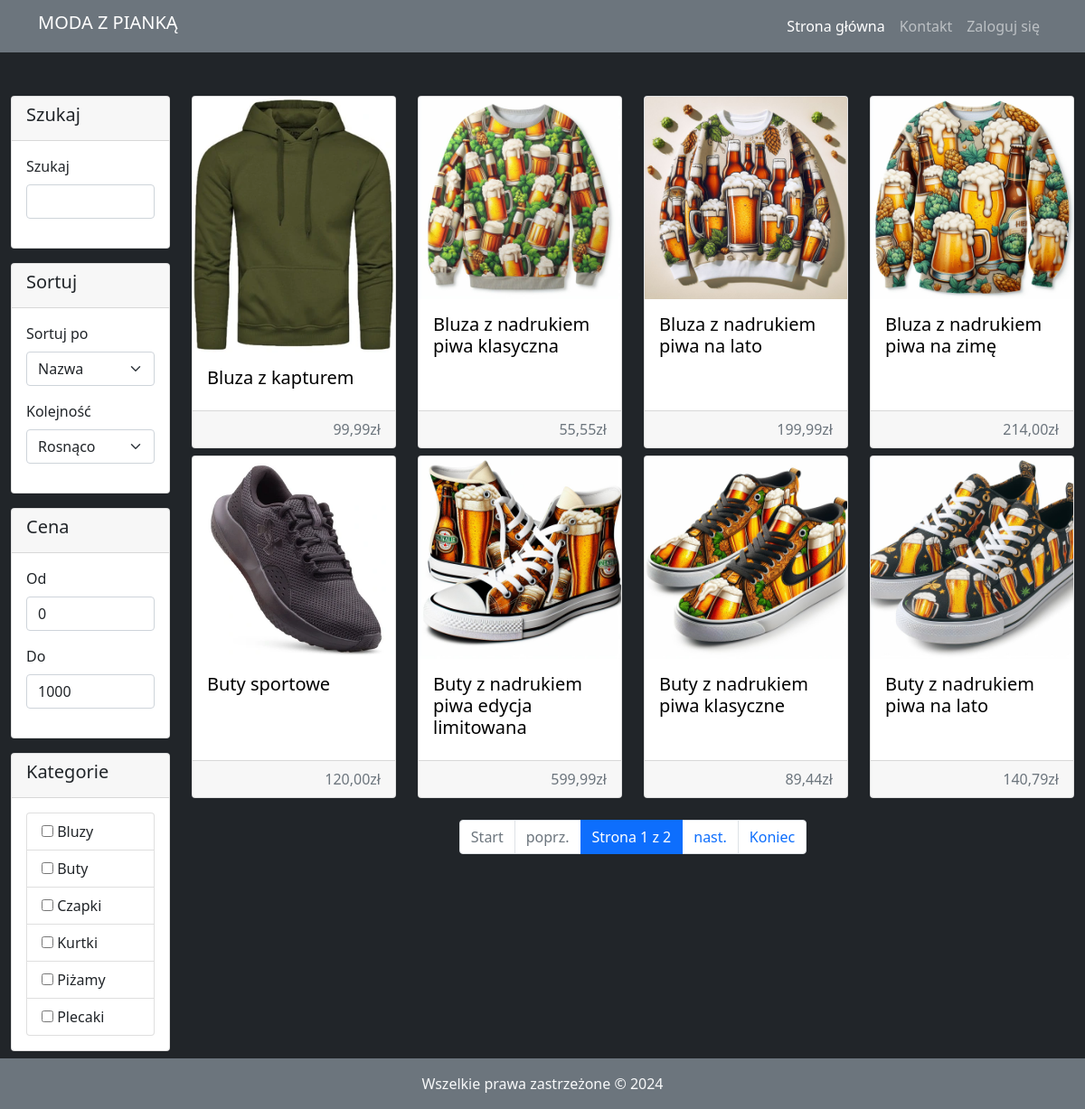
The page / on the database its author committed.
### product/models.py (models this page shows, shortened)
class Category(models.Model):
    name = models.CharField(max_length=255)
    slug = models.SlugField()
    class Meta:
        ordering = ('name',)

class Product(models.Model):
    category = models.ForeignKey(Category, related_name='products', on_delete=models.CASCADE)
    name = models.CharField(max_length=255)
    slug = models.SlugField()
    description = models.TextField(blank=True, null=True)
    price = models.DecimalField(max_digits=6, decimal_places=2)
    image = models.ImageField(upload_to='uploads/', blank=True, null=True)
    thumbnail = models.ImageField(upload_to='uploads/', blank=True, null=True)
    date_added = models.DateTimeField(auto_now_add=True)
    class Meta:
        ordering = ('-date_added',)

### shop/views.py (the view)
# urls.py: path('', ShopMainPage.as_view(), name='home'),
class ShopMainPage(View):
    template_name = 'shop/index.html'
    SORT_ORDER = {
        'asc': '',
        'desc': '-'
    }
    def get(self, request, *args, **kwargs):
        search_by_name = request.GET.get('search') or ''
        sort_by = request.GET.get('sort') or 'name'
        sort_order = request.GET.get('order') or 'asc'
        price_from = request.GET.get('price_from') or 0
        price_to = request.GET.get('price_to') or 1000
        selected_categories = request.GET.getlist('categories') or []
        if selected_categories != []:
            selected_categories = selected_categories[0]
            selected_categories = [int(category) for category in selected_categories.split(',') if category != '']
        products = Product.objects.all()
        products = products.order_by(self.SORT_ORDER[sort_order] + sort_by)
        products = products.filter(price__gte=price_from, price__lte=price_to)
        products = products.filter(category__id__in=selected_categories) if selected_categories else products
        products = products.filter(name__icontains=search_by_name) if search_by_name else products
        categories = Category.objects.all()
        paginator = Paginator(products, 8)
        page_number = request.GET.get('page')
        page_obj = paginator.get_page(page_number)
        content ={
            'user': request.user,
            'page_obj': page_obj,
            'search': search_by_name,
            'categories': categories,
            'selected_categories': selected_categories,
            'sort': {
                'by': sort_by,
                'order': sort_order,
                'price_from': price_from,
                'price_to': price_to,
            },
        }
        return render(request, self.template_name, content)

### shop/cart.py (called while the page is built)
    def __len__(self):
        return len(self.cart)

### shop/context_processors.py (called while the page is built)
def cart(request):
	return {'cart': Cart(request)}

### shop/templates/shop/index.html (shortened to what this page needs)
{% extends "base.html" %}
{% load static %}
{% load crispy_forms_tags %}
{% block content %}
<main>
	<div class="container-fluid" data-test="{{ resultState }}">
		<div class="row">
			<div class="col-2">
				<div class="row text-dark">
					<div class="col-12">
						<div class="card">
							<div class="card-header">
								<h5 class="card-title">Szukaj</h5>
							</div>
							<div class="card-body">
								<div class="mb-3">
									<label for="search" class="form-label">Szukaj</label>
									<input type="text" class="form-control" id="search" name="search" value="{% if search %}{{ search }}{% endif %}">
								</div>
							</div>
						</div>
					</div>
                    <div class="col-12 mt-3">
                        <div class="card">
                            <div class="card-header">
                                <h5 class="card-title">Sortuj</h5>
                            </div>
                            <div class="card-body">
								<div class="mb-3">
									<label for="sort" class="form-label">Sortuj po</label>
									<select class="form-select" id="sort" name="sort">
										<option value="name" {% if sort.by == 'name' %}selected{% endif %}>Nazwa</option>
									</select>
								</div>
								<div class="mb-3">
									<label for="order" class="form-label">Kolejność</label>
									<select class="form-select" id="order" name="order">
										<option value="asc" {% if sort.order == 'asc' %}selected{% endif %}>Rosnąco</option>
									</select>
								</div>
                            </div>
                        </div>
                    </div>
                    <div class="col-12 mt-3">
                        <div class="card">
                            <div class="card-header">
                                <h5 class="card-title">Cena</h5>
                            </div>
                            <div class="card-body">
								<div class="mb-3">
									<label for="price_from" class="form-label">Od</label>
									<input type="number" class="form-control" id="price_from" name="price_from" value="{% if sort.price_from %}{{sort.price_from}}{% else %}0{% endif %}">
								</div>
								<div class="mb-3">
									<label for="price_to" class="form-label">Do</label>
									<input type="number" class="form-control" id="price_to" name="price_to" value="{% if sort.price_to %}{{sort.price_to}}{% else %}1000{% endif %}">
								</div>
                            </div>
                        </div>
                    </div>
                    <div class="col-12 mt-3 mb-2">
                        <div class="card">
                            <div class="card-header">
                                <h5 class="card-title">Kategorie</h5>
                            </div>
                            <div class="card-body">
                                <ul class="list-group">
                                    {% for category in categories %}
                                    <li class="list-group-item" id="categories">
                                        <input type="checkbox" name="category" value="{{ category.id }}" {% if category.id in selected_categories %}checked{% endif %}>
                                        {{ category.name }}
                                    </li>
                                    {% endfor %}
                                </ul>
                            </div>
                        </div>
                    </div>
				</div>
			</div>
			<div class="col-10">
				<div class="row">
					{% if not page_obj %}
					<div class="alert alert-info" role="alert">
						Brak produktów w sklepie
					</div>
					{% else %}
					{% for product in page_obj %}
					<div class="col-3 mb-2">
						<a href="/product/{{ product.id }}" class="card w-100 h-100" style="text-decoration: none; color: black;">
							<div class="card-img-wrapper">
								<img class="card-img-top" alt="{{ product.name }}" src="{{ product.image.url }}">
							</div>
							<div class="card-body">
								<h5 data-test="product-name" class="card-title">{{ product.name }}</h5>
							</div>
							<div class="card-footer">
								<span class="float-end text-muted">
									<span data-test="product-price">
										{{ product.price|floatformat:2 }}zł
									</span>
								</span>
							</div>
						</a>
					</div>
					{% endfor %}
					<div class="my-3">
						<nav aria-label="Page navigation example mt-5">
							<ul class="pagination justify-content-center">
								{% if page_obj.has_previous %}
								<li class="page-item">
									<a class="page-link" href="?page=1" tabindex="-1">Start</a>
								</li>
								<li class="page-item">
									<a class="page-link" href="?page={{ page_obj.previous_page_number }}">poprz.</a>
								</li>
								{% else %}
								<li class="page-item disabled">
									<a class="page-link" href="#" tabindex="-1">Start</a>
								</li>
								<li class="page-item disabled">
									<a class="page-link" href="#">poprz.</a>
								</li>
								{% endif %}
								<li class="page-item active">
									<a class="page-link" href="#">Strona {{ page_obj.number }} z {{ page_obj.paginator.num_pages }}</a>
								</li>
								{% if page_obj.has_next %}
								<li class="page-item">
									<a class="page-link" href="?page={{ page_obj.next_page_number }}">nast.</a>
								</li>
								<li class="page-item">
									<a class="page-link" href="?page={{ page_obj.paginator.num_pages }}">Koniec</a>
								</li>
								{% endif %}
							</ul>
						</nav>
					</div>
					{% endif %}
				</div>
			</div>
		</div>
	</div>
</main>
{% endblock %}

### templates/base.html (shortened to what this page needs)
{% load static %}
<!DOCTYPE html>
<html lang="en">
<head>
    <link rel="stylesheet" href="{% static 'css/bootstrap.min.css' %}">
    <link rel="stylesheet" href="https://cdn.jsdelivr.net/npm/bootstrap-icons@1.5.0/font/bootstrap-icons.css">
</head>
<body class="bg-dark text-light d-flex flex-column min-vh-100">
    <nav class="navbar  navbar-expand-lg navbar-dark bg-secondary mb-5">
        <div class="container">
            <a title="Shop" class="navbar-brand h1" href="/">
                MODA Z PIANKĄ
            </a>
            <div class="collapse navbar-collapse" id="navbarSupportedContent">
                <ul class="navbar-nav ms-auto mb-2 mb-lg-0">
                    <li class="nav-item">
                        <a class="nav-link active" data-test="nav-home" aria-current="page" href="/">Strona główna</a>
                    </li>
                    <li class="nav-item">
                        <a class="nav-link" data-test="nav-contact" href="{% url 'shop:contact' %}">Kontakt</a>
                    </li>
                    {% if user.username == '' %}
                    <li class="nav-item">
                        <a class="nav-link" data-test="nav-sign-in" href="/login">Zaloguj się</a>
                    </li>
                    {% endif %}
                </ul>
            </div>
        </div>
    </nav>
    {% block content %}{% endblock %}
    <footer class="bg-secondary text-light text-center p-3 mt-auto">
        <div class="container">
            <p class="m-0">Wszelkie prawa zastrzeżone © 2024</p>
        </div>
    </footer>
</body>
</html>

### rows shown on the page
Category: name "Bluzy"
Category: name "Buty"
Category: name "Czapki"
Category: name "Kurtki"
Category: name "Piżamy"
Category: name "Plecaki"
Product: image (picture), name "Bluza z kapturem", price "99,99"
Product: image (picture), name "Bluza z nadrukiem piwa klasyczna", price "55,55"
Product: image (picture), name "Bluza z nadrukiem piwa na lato", price "199,99"
Product: image (picture), name "Bluza z nadrukiem piwa na zimę", price "214,00"
Product: image (picture), name "Buty sportowe", price "120,00"
Product: image (picture), name "Buty z nadrukiem piwa edycja limitowana", price "599,99"
Product: image (picture), name "Buty z nadrukiem piwa klasyczne", price "89,44"
Product: image (picture), name "Buty z nadrukiem piwa na lato", price "140,79"

### other values the page prints
{{ page_obj.number }} "1"
{{ page_obj.paginator.num_pages }} "2"
